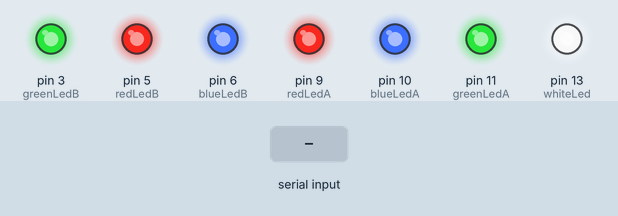
Recording of a sketch running on a simulated Arduino Leonardo, built with avr-gcc and run on an emulated ATmega32U4. Parts: output pins drawn as LEDs (lit = HIGH). Inputs (shaded band) come from the test bench.

Above: at 1.2 s.
1.3 s: "a\n" received over Serial
At 2.5 s:
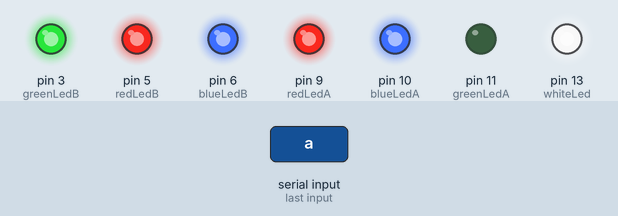
2.8 s: byte 98 ('b') received over Serial
At 3.7 s:
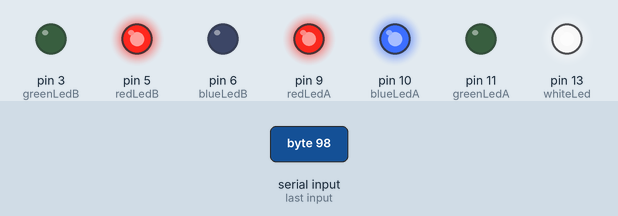
4.3 s: byte 119 ('w') received over Serial
At 4.9 s:
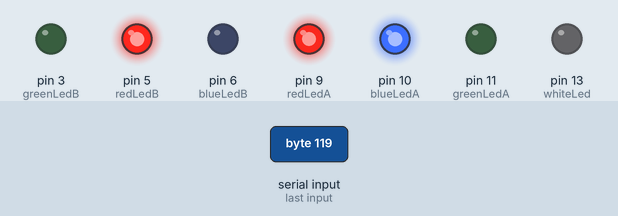
8.8 s: "b\n" received over Serial
At 9.5 s:
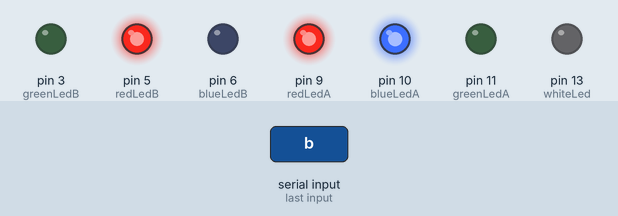
Timing chart, 0 to 11.3 s (numbered marks = the images above; inputs shaded):
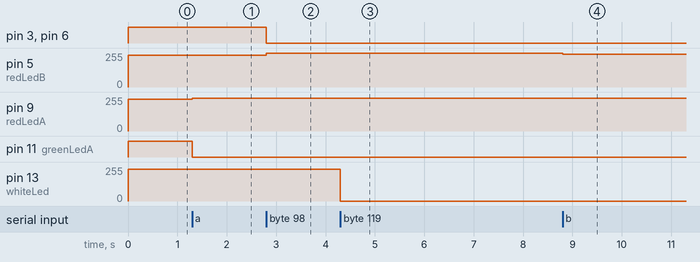

The sketch:

Lights.ino
```cpp
// (licence header left out)
//The pins that the colors are connected to.
int redLedA = 9;
int greenLedA = 11;
int blueLedA = 10;

int redLedB = 5;
int greenLedB = 3;
int blueLedB = 6;

int whiteLed = 13;


// The default color of the lights.
int redValueA = 15;
int greenValueA = 0;
int blueValueA = 0;

// The default color of the lights.
int redValueB = 15;
int greenValueB = 0;
int blueValueB = 0;

//Default white:
int whiteValue = 15;


//set the color of the lights.
void setColorA(int red, int green, int blue)
{
  analogWrite(redLedA, 255 - red);
  analogWrite(greenLedA, 255 - green);
  analogWrite(blueLedA, 255 - blue);

}

//set the color of the lights.
void setColorB(int red, int green, int blue)
{

  analogWrite(redLedB, 255 - red);
  analogWrite(greenLedB, 255 - green);
  analogWrite(blueLedB, 255 - blue);

}

//Set white light.
void setWhite(int white)
{
  analogWrite(whiteLed, 255-white);
}

// the setup routine runs once when you press reset:
void setup()
{

  //Fixes an issue with Lights flickering. See
  //http://jeelabs.org/2011/11/09/fixing-the-arduinos-pwm-2/

  bitSet(TCCR1B, WGM12);
  bitSet(TCCR3B, WGM12);
  //TCCR4B |= 0b10000000;
  TCCR4D = TCCR4D & 0b11111110;

  //start the serial port.
  Serial.begin(9600);

  pinMode(redLedA, OUTPUT);
  pinMode(greenLedA, OUTPUT);
  pinMode(blueLedA, OUTPUT);


  pinMode(redLedB, OUTPUT);
  pinMode(greenLedB, OUTPUT);
  pinMode(blueLedB, OUTPUT);

  pinMode(whiteLed, OUTPUT);

  setColorA(redValueA, greenValueA, blueValueA);
  setColorB(redValueB, greenValueB, blueValueB);
  setWhite (whiteValue);
}

// the loop routine runs over and over again forever:
void loop()
{
  if (Serial.available()) {
    char control = Serial.read();

    //Check to see if we're controlling strip A
    if (control == 'a')
    {
      //read 3 bytes.
      redValueA = Serial.read();
      greenValueA = Serial.read();
      blueValueA = Serial.read();
      // set the color.
      setColorA(redValueA, greenValueA, blueValueA);
    }
    else if (control == 'A')
    {
      Serial.print(redValueA);
      Serial.print(", ");
      Serial.print(greenValueA);
      Serial.print(", ");
      Serial.print(blueValueA);
      Serial.print("\n");
    }
    if (control == 'b')
    {
      //read 3 bytes.
      redValueB = Serial.read();
      greenValueB = Serial.read();
      blueValueB = Serial.read();
      // set the color.
      setColorB(redValueB, greenValueB, blueValueB);
    }
    else if (control == 'B')
    {
      Serial.print(redValueB);
      Serial.print(", ");
      Serial.print(greenValueB);
      Serial.print(", ");
      Serial.print(blueValueB);
      Serial.print("\n");
    }
    else if (control == 'w')
    {
      whiteValue = Serial.read();
      setWhite(whiteValue);
    }
    else if (control == 'W')
    {
      Serial.print(whiteValue);
      Serial.print("\n");
    }

  }

}
```

Measured:
- after the input at 1.3 s, pin 9 (redLedA): 240/255 → 245/255 at once; pin 11 (greenLedA): HIGH → LOW at once
- after the input at 2.8 s, pin 3 (greenLedB), pin 6 (blueLedB): HIGH → LOW at once; pin 5 (redLedB): 240/255 → 255/255 at once
- after the input at 4.3 s, pin 13 (whiteLed): 240/255 → 0/255 at once
- after the input at 8.8 s, pin 5 (redLedB): 255/255 → 245/255 at once
